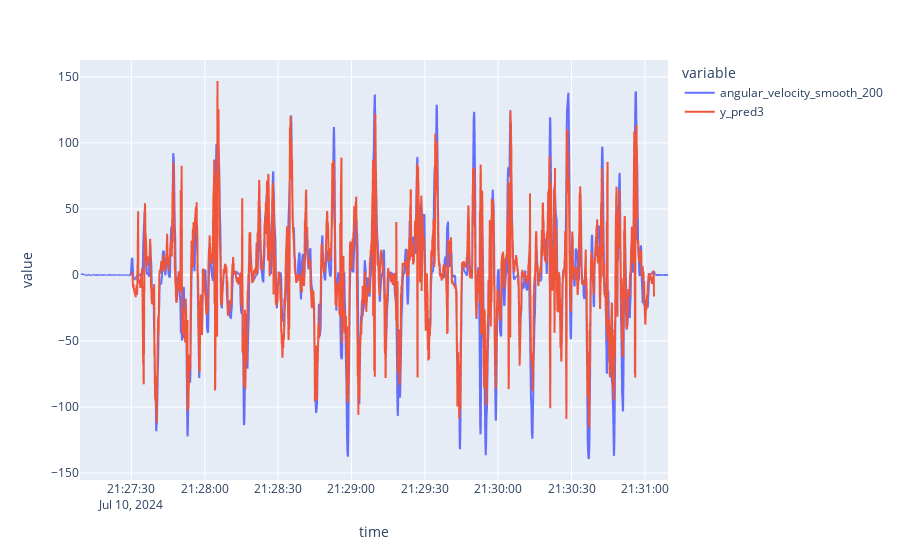

The notebook cell saved with this chart:
### Code cell
px.line(cdf, x='time', y=['angular_velocity_smooth_200', 'y_pred3'])

### Figure 1 — Plotly figure (JSON) as saved in the notebook; plotly's stock layout.template omitted (floating-point values rounded to 4 significant figures; data arrays with more than 128 entries replaced by an {"elided": "..."} marker saying what was removed)
{"data": [{"hovertemplate": "variable=angular_velocity_smooth_200<br>time=%{x}<br>value=%{y}<extra></extra>", "legendgroup": "angular_velocity_smooth_200", "line": {"color": "#636efa", "dash": "solid"}, "marker": {"symbol": "circle"}, "mode": "lines", "name": "angular_velocity_smooth_200", "showlegend": true, "type": "scattergl", "x": {"elided": "3608 str values"}, "xaxis": "x", "y": {"elided": "3608 float values"}, "yaxis": "y"}, {"hovertemplate": "variable=y_pred3<br>time=%{x}<br>value=%{y}<extra></extra>", "legendgroup": "y_pred3", "line": {"color": "#EF553B", "dash": "solid"}, "marker": {"symbol": "circle"}, "mode": "lines", "name": "y_pred3", "showlegend": true, "type": "scattergl", "x": {"elided": "3608 str values"}, "xaxis": "x", "y": {"elided": "3608 float values"}, "yaxis": "y"}], "layout": {"legend": {"title": {"text": "variable"}, "tracegroupgap": 0}, "margin": {"t": 60}, "xaxis": {"anchor": "y", "domain": [0, 1], "title": {"text": "time"}}, "yaxis": {"anchor": "x", "domain": [0, 1], "title": {"text": "value"}}}}
